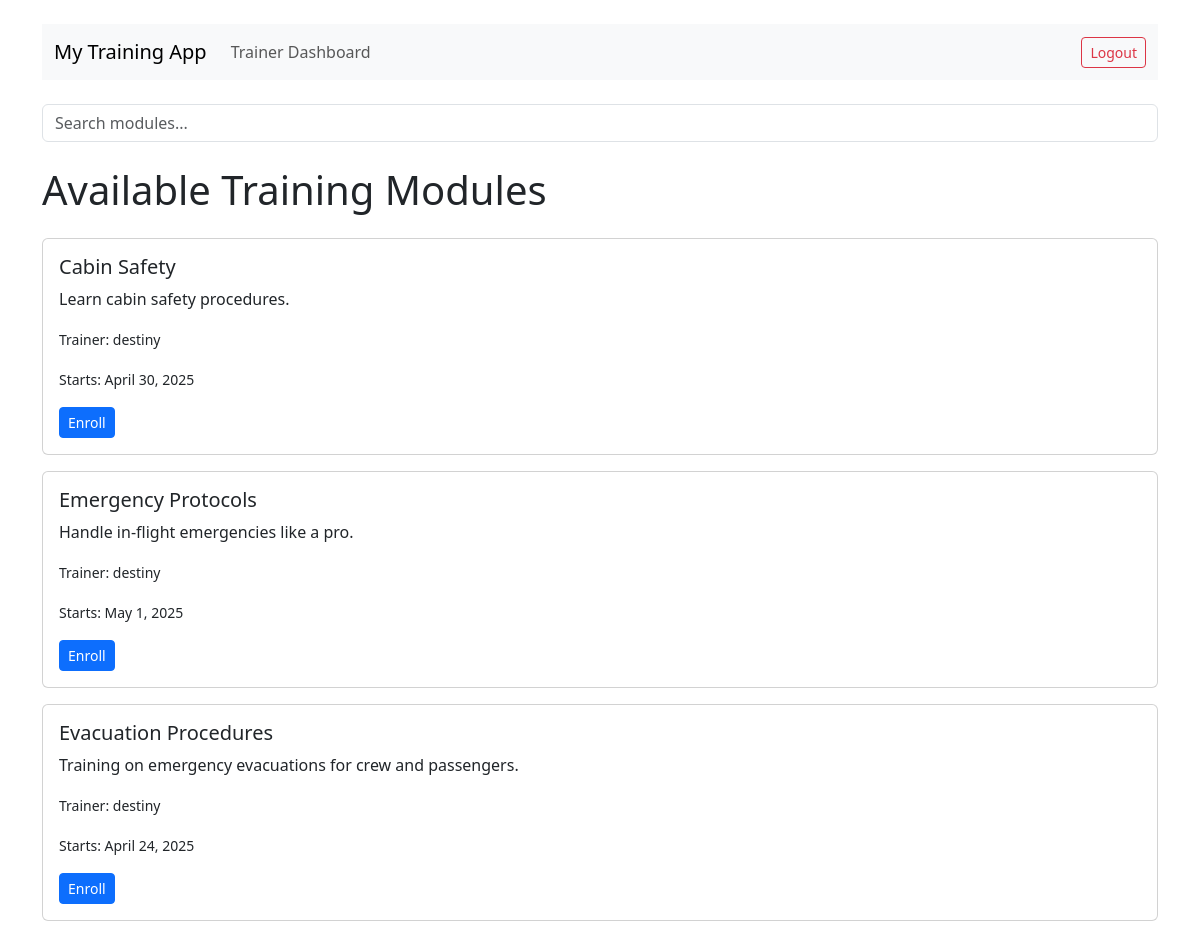
Screenshot of / (signed in) with the database file from the repository.
### flights/models.py (models this page shows, shortened)
class Module(models.Model):
    title = models.CharField(max_length=100)
    description = models.TextField()
    start_date = models.DateField()
    trainer = models.ForeignKey(User, on_delete=models.CASCADE, related_name="modules")
    video_url = models.URLField(blank=True, null=True)  # field for video

### flights/views.py (the view)
# urls.py: path('', views.home, name='home'),  # Home page
def home(request):
    query = request.GET.get('q', '')
    if query:
        modules = Module.objects.filter(
            Q(title__icontains=query) | Q(description__icontains=query)
        )
    else:
        modules = Module.objects.all()
    enrolled_ids = []
    if request.user.is_authenticated:
        enrolled_ids = Enrollment.objects.filter(student=request.user).values_list('module_id', flat=True)
    return render(request, 'flights/home.html', {
        'modules': modules,
        'enrolled_ids': enrolled_ids,
        'query': query
    })

### flights/templates/flights/home.html (shortened to what this page needs)
{% extends "flights/base.html" %}
{% block content %}
<form method="get" action="." class="mb-4">
    <input type="text" name="q" placeholder="Search modules..." value="{{ request.GET.q }}" class="form-control" />
</form>
<h1 class="mb-4">Available Training Modules</h1>
{% if user.is_authenticated %}
{% for module in modules %}
<div class="card mb-3 position-relative">
    <div class="card-body">
        <h5 class="card-title">{{ module.title }}</h5>
        <p class="card-text">{{ module.description }}</p>
        <p class="card-text"><small>Trainer: {{ module.trainer.username }}</small></p>
        <p class="card-text"><small>Starts: {{ module.start_date }}</small></p>
        {% if module.id in enrolled_ids %}
        <span class="badge bg-success">✅ Enrolled</span>
        {% else %}
        <div class="position-relative" style="z-index: 1;">
            <a href="{% url 'enroll' module.id %}" class="btn btn-primary btn-sm">Enroll</a>
        </div>
        {% endif %}
    </div>
</div>
{% endfor %}
{% else %}
<p>
    <a href="{% url 'login' %}" class="btn btn-outline-primary">Login</a> or
    <a href="{% url 'register' %}" class="btn btn-outline-secondary">Register</a> to enroll.
</p>
{% endif %}
{% endblock %}

### flights/templates/flights/base.html (shortened to what this page needs)
<!DOCTYPE html>
<html>
<head>
    <link href="https://cdn.jsdelivr.net/npm/bootstrap@5.3.3/dist/css/bootstrap.min.css" rel="stylesheet">
</head>
<body class="container mt-4">
    <nav class="navbar navbar-expand-lg navbar-light bg-light mb-4">
        <div class="container-fluid">
            <a class="navbar-brand" href="{% url 'home' %}">My Training App</a>
            <div class="collapse navbar-collapse">
                <ul class="navbar-nav me-auto mb-2 mb-lg-0">
                    {% if user.is_authenticated and user.is_staff %}
                    <li class="nav-item">
                        <a class="nav-link" href="{% url 'trainer_dashboard' %}">Trainer Dashboard</a>
                    </li>
                    {% endif %}
                </ul>
                <ul class="navbar-nav">
                    {% if user.is_authenticated %}
                    <li class="nav-item">
                        <form method="POST" action="{% url 'logout' %}" class="d-inline">
                            <button type="submit" class="btn btn-outline-danger btn-sm">Logout</button>
                        </form>
                    </li>
                    {% endif %}
                </ul>
            </div>
        </div>
    </nav>
    {% block content %}{% endblock %}
</body>
</html>

### rows the page displays
Module: title "Cabin Safety", description "Learn cabin safety procedures.", trainer.username "destiny", start_date "April 30, 2025", shows "Enroll"
Module: title "Emergency Protocols", description "Handle in-flight emergencies like a pro.", trainer.username "destiny", start_date "May 1, 2025", shows "Enroll"
Module: title "Evacuation Procedures", description "Training on emergency evacuations for crew and passengers.", trainer.username "destiny", start_date "April 24, 2025", shows "Enroll"
